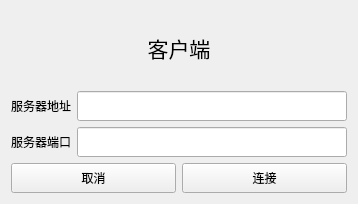
<?xml version="1.0" encoding="UTF-8"?>
<ui version="4.0">
 <class>Widget</class>
 <widget class="QWidget" name="Widget">
  <property name="geometry">
   <rect>
    <x>0</x>
    <y>0</y>
    <width>358</width>
    <height>204</height>
   </rect>
  </property>
  <property name="windowTitle">
   <string>Widget</string>
  </property>
  <layout class="QVBoxLayout" name="verticalLayout_2">
   <item>
    <widget class="QLabel" name="label_titie">
     <property name="text">
      <string>&lt;html&gt;&lt;head/&gt;&lt;body&gt;&lt;p align=&quot;center&quot;&gt;&lt;span style=&quot; font-size:16pt;&quot;&gt;客户端&lt;/span&gt;&lt;/p&gt;&lt;/body&gt;&lt;/html&gt;</string>
     </property>
    </widget>
   </item>
   <item>
    <layout class="QVBoxLayout" name="verticalLayout">
     <item>
      <layout class="QHBoxLayout" name="horizontalLayout">
       <item>
        <widget class="QLabel" name="label_ip">
         <property name="text">
          <string>&lt;html&gt;&lt;head/&gt;&lt;body&gt;&lt;p align=&quot;center&quot;&gt;服务器地址&lt;/p&gt;&lt;/body&gt;&lt;/html&gt;</string>
         </property>
        </widget>
       </item>
       <item>
        <widget class="QLineEdit" name="lineEdit_ip">
         <property name="minimumSize">
          <size>
           <width>0</width>
           <height>30</height>
          </size>
         </property>
        </widget>
       </item>
      </layout>
     </item>
     <item>
      <layout class="QHBoxLayout" name="horizontalLayout_2">
       <item>
        <widget class="QLabel" name="label_port">
         <property name="text">
          <string>&lt;html&gt;&lt;head/&gt;&lt;body&gt;&lt;p align=&quot;center&quot;&gt;服务器端口&lt;/p&gt;&lt;/body&gt;&lt;/html&gt;</string>
         </property>
        </widget>
       </item>
       <item>
        <widget class="QLineEdit" name="lineEdit_port">
         <property name="minimumSize">
          <size>
           <width>0</width>
           <height>30</height>
          </size>
         </property>
        </widget>
       </item>
      </layout>
     </item>
    </layout>
   </item>
   <item>
    <layout class="QHBoxLayout" name="horizontalLayout_3">
     <item>
      <widget class="QPushButton" name="pushButton_cancel">
       <property name="minimumSize">
        <size>
         <width>0</width>
         <height>30</height>
        </size>
       </property>
       <property name="text">
        <string>取消</string>
       </property>
      </widget>
     </item>
     <item>
      <widget class="QPushButton" name="pushButton_connect">
       <property name="minimumSize">
        <size>
         <width>0</width>
         <height>30</height>
        </size>
       </property>
       <property name="text">
        <string>连接</string>
       </property>
      </widget>
     </item>
    </layout>
   </item>
  </layout>
 </widget>
 <resources/>
 <connections/>
</ui>
